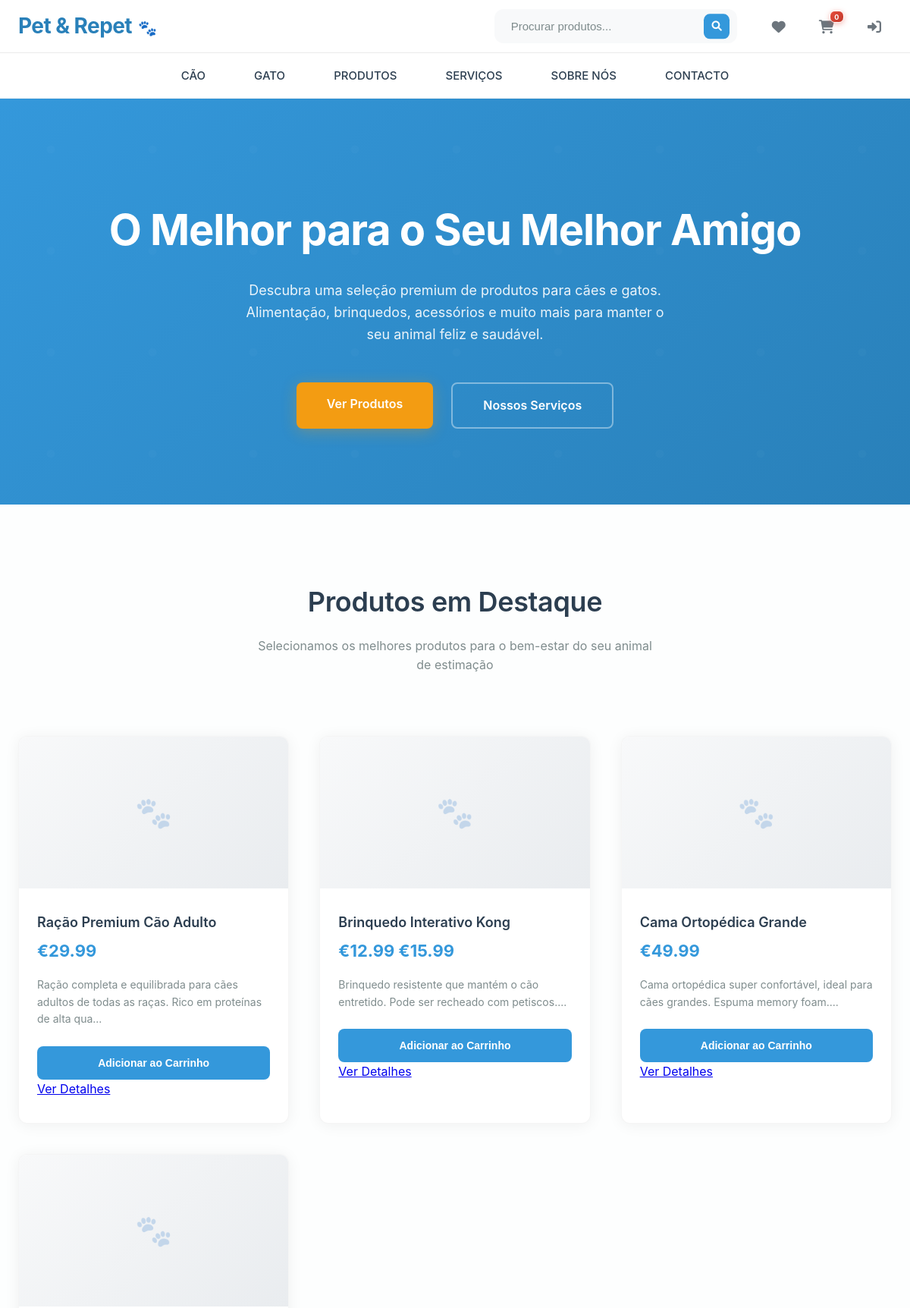
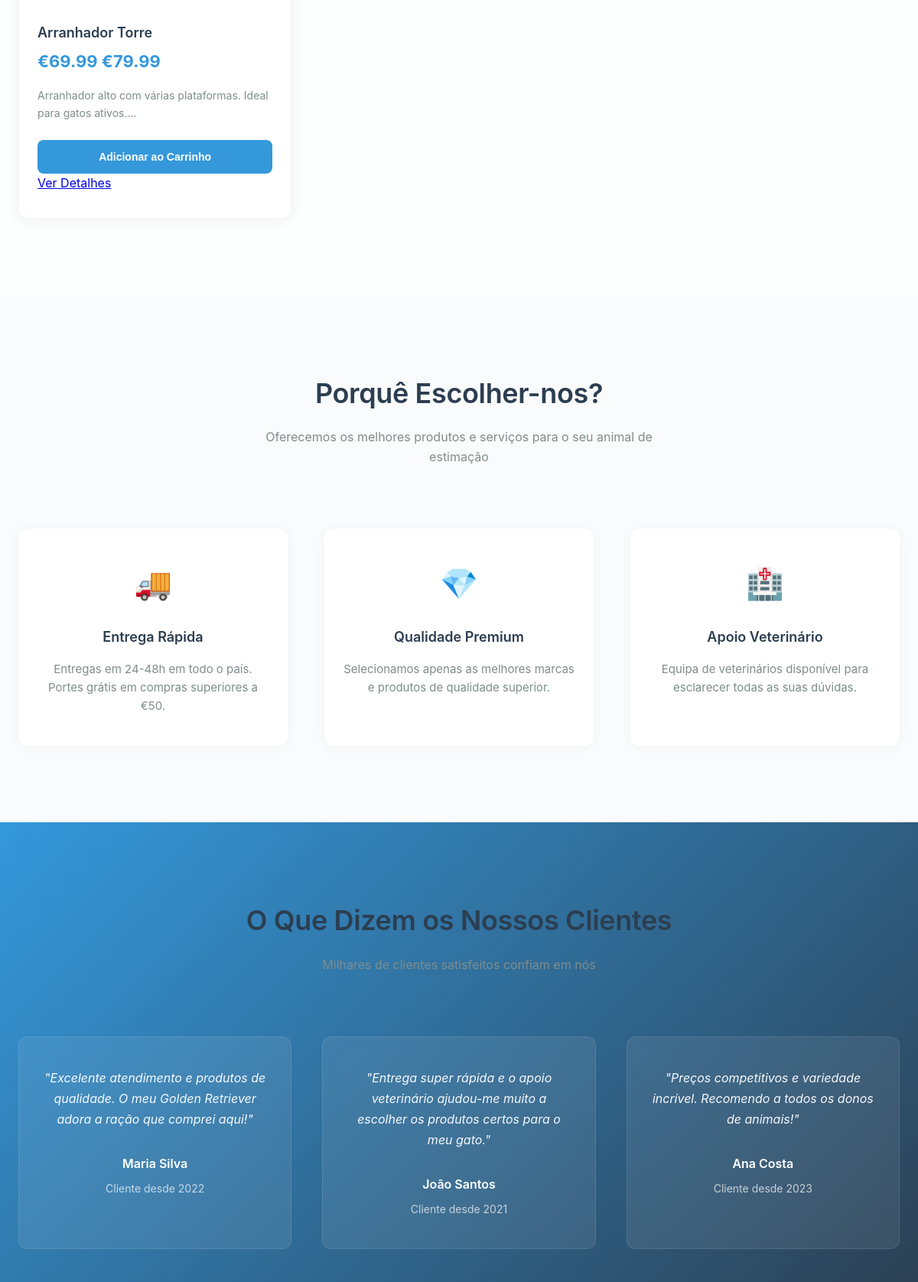
The page / (upper part) on the database its author committed (2 pictures, top to bottom).
### tables this page shows
CREATE TABLE products (
    id INT AUTO_INCREMENT PRIMARY KEY,
    name VARCHAR(200) NOT NULL,
    description TEXT,
    short_description VARCHAR(500),
    price DECIMAL(10,2) NOT NULL,
    sale_price DECIMAL(10,2) DEFAULT NULL,
    sku VARCHAR(100) UNIQUE,
    image_url VARCHAR(255),
    category_id INT NOT NULL,
    brand VARCHAR(100),
    stock_quantity INT DEFAULT 0,
    is_active BOOLEAN DEFAULT TRUE,
    is_featured BOOLEAN DEFAULT FALSE,
    created_at TIMESTAMP DEFAULT CURRENT_TIMESTAMP,
    FOREIGN KEY (category_id) REFERENCES categories(id)
);

### classes/Cart.php (called while the page is built, shortened)
<?php
class Cart {
    private $conn;
    private $table_name = "shopping_cart";
    public function __construct($db) {
        $this->conn = $db;
    }
    function getItemCount($user_id, $session_id) {
        $query = "SELECT SUM(quantity) as total FROM " . $this->table_name . "
                  WHERE (user_id = ? OR session_id = ?)";
        $stmt = $this->conn->prepare($query);
        $stmt->bindParam(1, $user_id);
        $stmt->bindParam(2, $session_id);
        $stmt->execute();
        $row = $stmt->fetch(PDO::FETCH_ASSOC);
        return $row['total'] ? $row['total'] : 0;
    }
}
?>

### classes/Product.php (called while the page is built, shortened)
<?php
class Product {
    private $conn;
    private $table_name = "products";
    public function __construct($db) {
        $this->conn = $db;
    }
    function readFeatured() {
        $query = "SELECT p.*, c.name as category_name
                  FROM " . $this->table_name . " p
                  LEFT JOIN categories c ON p.category_id = c.id
                  WHERE p.is_featured = 1 AND p.is_active = 1 AND p.stock_quantity > 0
                  ORDER BY p.created_at DESC
                  LIMIT 6";
        $stmt = $this->conn->prepare($query);
        $stmt->execute();
        return $stmt;
    }
}
?>

### index.php (the view, shortened to what this page needs)
<?php
require_once 'classes/Product.php';
require_once 'classes/Cart.php';
$database = new Database();
$db = $database->getConnection();
$product = new Product($db);
$cart = new Cart($db);
$user_id = isset($_SESSION['user_id']) ? $_SESSION['user_id'] : null;
$session_id = $_SESSION['session_id'];
$cart_count = $cart->getItemCount($user_id, $session_id);
$featured_products = $product->readFeatured();
?>
<!DOCTYPE html>
<html lang="pt">
<head>
    <link rel="stylesheet" href="/scr/style.css">
    <link rel="stylesheet" href="https://cdnjs.cloudflare.com/ajax/libs/font-awesome/6.0.0/css/all.min.css">
</head>
<body>
    <nav class="top-nav">
        <div class="container">
            <div class="nav-brand">Pet & Repet</div>
            <div class="nav-tools">
                <div class="search-bar">
                    <form action="search.php" method="GET">
                        <input type="text" name="q" placeholder="Procurar produtos..." required>
                        <button type="submit">
                            <i class="fas fa-search"></i>
                        </button>
                    </form>
                </div>
                <div class="tool-icons">
                    <a href="favoritos.php" class="tool-icon" title="Favoritos">
                        <i class="fas fa-heart"></i>
                    </a>
                    <a href="carrinho.php" class="tool-icon" title="Carrinho">
                        <i class="fas fa-shopping-cart"></i>
                        <span class="cart-count"><?php echo $cart_count; ?></span>
                    </a>
                    <?php if(isset($_SESSION['user_id'])): ?>
                        <a href="conta.php" class="tool-icon" title="Minha Conta">
                            <i class="fas fa-user"></i>
                        </a>
                    <?php else: ?>
                        <a href="login.php" class="tool-icon" title="Entrar">
                            <i class="fas fa-sign-in-alt"></i>
                        </a>
                    <?php endif; ?>
                </div>
            </div>
        </div>
    </nav>
    <div class="main-menu">
        <div class="container">
            <ul class="nav-menu">
                <li><a href="categoria.php?id=1">CÃO</a></li>
                <li><a href="categoria.php?id=2">GATO</a></li>
                <li class="dropdown-item">
                    PRODUTOS
                </li>
                <li><a href="servicos.php">SERVIÇOS</a></li>
                <li><a href="sobre.php">SOBRE NÓS</a></li>
                <li><a href="contacto.php">CONTACTO</a></li>
            </ul>
        </div>
    </div>
    <section class="hero">
        <div class="container">
            <div class="hero-content fade-in-up">
                <h1>O Melhor para o Seu Melhor Amigo</h1>
                <p>Descubra uma seleção premium de produtos para cães e gatos. Alimentação, brinquedos, acessórios e muito mais para manter o seu animal feliz e saudável.</p>
                <div class="hero-buttons">
                    <a href="#produtos" class="btn btn-primary">Ver Produtos</a>
                    <a href="servicos.php" class="btn btn-secondary">Nossos Serviços</a>
                </div>
            </div>
        </div>
    </section>
    <section id="produtos" class="section">
        <div class="container">
            <div class="section-header">
                <h2 class="section-title">Produtos em Destaque</h2>
                <p class="section-subtitle">Selecionamos os melhores produtos para o bem-estar do seu animal de estimação</p>
            </div>
            <div class="product-grid">
                <?php while ($row = $featured_products->fetch(PDO::FETCH_ASSOC)): ?>
                    <div class="product-card">
                        <div class="product-image">
                        </div>
                        <div class="product-content">
                            <h3 class="product-title"><?php echo htmlspecialchars($row['name']); ?></h3>
                            <div class="product-price">
                                <?php if($row['sale_price']): ?>
                                    <span class="sale-price">€<?php echo number_format($row['sale_price'], 2); ?></span>
                                    <span class="original-price">€<?php echo number_format($row['price'], 2); ?></span>
                                <?php else: ?>
                                    €<?php echo number_format($row['price'], 2); ?>
                                <?php endif; ?>
                            </div>
                            <p class="product-description"><?php echo htmlspecialchars(substr($row['description'], 0, 100)) . '...'; ?></p>
                            <div class="product-actions">
                                <button class="product-button add-to-cart" data-product-id="<?php echo $row['id']; ?>">
                                    Adicionar ao Carrinho
                                </button>
                                <a href="produto.php?id=<?php echo $row['id']; ?>" class="product-link">Ver Detalhes</a>
                            </div>
                        </div>
                    </div>
                <?php endwhile; ?>
            </div>
        </div>
    </section>
    <section class="section features">
        <div class="container">
            <div class="section-header">
                <h2 class="section-title">Porquê Escolher-nos?</h2>
                <p class="section-subtitle">Oferecemos os melhores produtos e serviços para o seu animal de estimação</p>
            </div>
            <div class="features-grid">
                <div class="feature-item">
                    <div class="feature-icon">🚚</div>
                    <h3 class="feature-title">Entrega Rápida</h3>
                    <p class="feature-description">Entregas em 24-48h em todo o país. Portes grátis em compras superiores a €50.</p>
                </div>
                <div class="feature-item">
                    <div class="feature-icon">💎</div>
                    <h3 class="feature-title">Qualidade Premium</h3>
                    <p class="feature-description">Selecionamos apenas as melhores marcas e produtos de qualidade superior.</p>
                </div>
                <div class="feature-item">
                    <div class="feature-icon">🏥</div>
                    <h3 class="feature-title">Apoio Veterinário</h3>
                    <p class="feature-description">Equipa de veterinários disponível para esclarecer todas as suas dúvidas.</p>
                </div>
            </div>
        </div>
    </section>
    <section class="section testimonials">
        <div class="container">
            <div class="section-header">
                <h2 class="section-title">O Que Dizem os Nossos Clientes</h2>
                <p class="section-subtitle">Milhares de clientes satisfeitos confiam em nós</p>
            </div>
            <div class="testimonials-grid">
                <div class="testimonial-card">
                    <p class="testimonial-text">"Excelente atendimento e produtos de qualidade. O meu Golden Retriever adora a ração que comprei aqui!"</p>
                    <div class="testimonial-author">Maria Silva</div>
                    <div class="testimonial-role">Cliente desde 2022</div>
                </div>
                <div class="testimonial-card">
                    <p class="testimonial-text">"Entrega super rápida e o apoio veterinário ajudou-me muito a escolher os produtos certos para o meu gato."</p>
                    <div class="testimonial-author">João Santos</div>
                    <div class="testimonial-role">Cliente desde 2021</div>
                </div>
                <div class="testimonial-card">
                    <p class="testimonial-text">"Preços competitivos e variedade incrível. Recomendo a todos os donos de animais!"</p>
                    <div class="testimonial-author">Ana Costa</div>
                    <div class="testimonial-role">Cliente desde 2023</div>
                </div>
            </div>
        </div>
    </section>
</body>
</html>

### rows shown on the page
products: name "Ração Premium Cão Adulto", price "29.99", description "Ração completa e equilibrada para cães adultos de todas as raças. Rico em proteínas de alta qua"
products: name "Brinquedo Interativo Kong", sale_price "12.99", price "15.99", description "Brinquedo resistente que mantém o cão entretido. Pode ser recheado com petiscos."
products: name "Cama Ortopédica Grande", price "49.99", description "Cama ortopédica super confortável, ideal para cães grandes. Espuma memory foam."
products: name "Arranhador Torre", sale_price "69.99", price "79.99", description "Arranhador alto com várias plataformas. Ideal para gatos ativos."

### other values the page prints
$cart_count "0"
